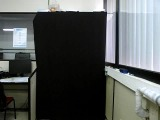
#> input picture python/APD_3_30/Picture_2_1.jpg, 160 x 120 px
$ python picture_background_subtraction.py
#> lines starting #> are read from the running program, lines starting #| are printed output that depends on the picture; after the words box and inside, x2 and y2 are one past the last pixel; in counts of white or black regions, pixels touching at a corner belong together
import matplotlib.pyplot as plt
from matplotlib.patches import Circle
from PIL import Image
import numpy as np
import math

img_back = Image.open('Picture_2_1.jpg')
#> img_back is the input picture: PIL image 160x120 RGB; mean R, G, B 86.2, 89.9, 89
plt.figure()
plt.axis('off')
plt.imshow(img_back, vmin = 0, vmax = 255)

img = Image.open('Picture_2_2.jpg')
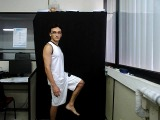
#> input picture python/APD_3_30/Picture_2_2.jpg, 160 x 120 px
#> img is the input picture: PIL image 160x120 RGB; mean R, G, B 86.2, 88.2, 87.8
plt.figure()
plt.axis('off')
plt.imshow(img, vmin = 0, vmax = 255)

img = np.array(img).astype(int)
#> img: shape (120, 160, 3) int64
img_back = np.array(img_back).astype(int)
#> img_back: shape (120, 160, 3) int64

[h, w, d] = img.shape
#> h = 120; w = 160; d = 3
img_3 = np.zeros((h, w, d))
img_2 = np.abs(img - img_back)
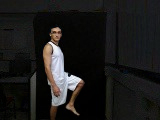
#> img_2: shape (120, 160, 3) int64; mean R, G, B 27.8, 27, 26.1

threshold = 100
for y in range (h):
    for x in range (w):
        if ((img_2[y, x, 0] > threshold) or \
            (img_2[y, x, 1]) > threshold or \
            (img_2[y, x, 2] > threshold)):
            img_3[y, x, :] = [255, 255, 255]
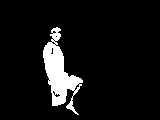
#> img_3: shape (120, 160, 3) float64; 7.4% white; 1 white region, box (x1, y1, x2, y2) and area: (43, 27, 83, 115) 1425

plt.figure()
plt.axis('off')
img_2 = img_2.astype(np.uint8)
plt.imshow(img_2, vmin = 0, vmax = 255)

plt.figure()
plt.axis('off')
img_3 = img_3.astype(np.uint8)
plt.imshow(img_3, vmin = 0, vmax = 255)

plt.show()
